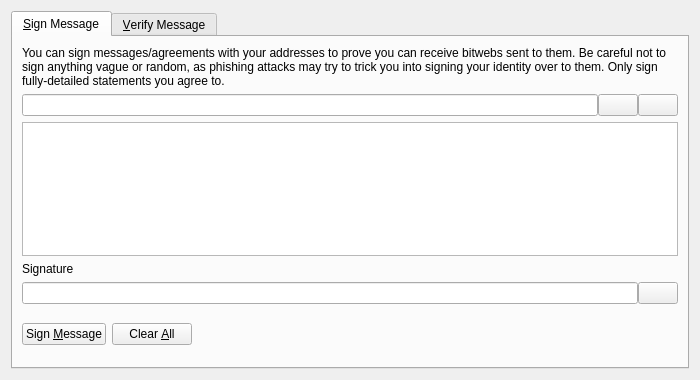
<?xml version="1.0" encoding="UTF-8"?>
<ui version="4.0">
 <class>SignVerifyMessageDialog</class>
 <widget class="QDialog" name="SignVerifyMessageDialog">
  <property name="geometry">
   <rect>
    <x>0</x>
    <y>0</y>
    <width>700</width>
    <height>380</height>
   </rect>
  </property>
  <property name="windowTitle">
   <string>Signatures - Sign / Verify a Message</string>
  </property>
  <property name="modal">
   <bool>true</bool>
  </property>
  <layout class="QVBoxLayout" name="verticalLayout">
   <item>
    <widget class="QTabWidget" name="tabWidget">
     <property name="currentIndex">
      <number>0</number>
     </property>
     <widget class="QWidget" name="tabSignMessage">
      <attribute name="title">
       <string>&amp;Sign Message</string>
      </attribute>
      <layout class="QVBoxLayout" name="verticalLayout_SM">
       <item>
        <widget class="QLabel" name="infoLabel_SM">
         <property name="text">
          <string>You can sign messages/agreements with your addresses to prove you can receive bitwebs sent to them. Be careful not to sign anything vague or random, as phishing attacks may try to trick you into signing your identity over to them. Only sign fully-detailed statements you agree to.</string>
         </property>
         <property name="textFormat">
          <enum>Qt::PlainText</enum>
         </property>
         <property name="wordWrap">
          <bool>true</bool>
         </property>
        </widget>
       </item>
       <item>
        <layout class="QHBoxLayout" name="horizontalLayout_1_SM">
         <property name="spacing">
          <number>0</number>
         </property>
         <item>
          <widget class="QValidatedLineEdit" name="addressIn_SM">
           <property name="toolTip">
            <string>The Bitweb address to sign the message with</string>
           </property>
          </widget>
         </item>
         <item>
          <widget class="QPushButton" name="addressBookButton_SM">
           <property name="toolTip">
            <string>Choose previously used address</string>
           </property>
           <property name="text">
            <string/>
           </property>
           <property name="icon">
            <iconset resource="../bitcoin.qrc">
             <normaloff>:/icons/address-book</normaloff>:/icons/address-book</iconset>
           </property>
           <property name="shortcut">
            <string>Alt+A</string>
           </property>
           <property name="autoDefault">
            <bool>false</bool>
           </property>
          </widget>
         </item>
         <item>
          <widget class="QPushButton" name="pasteButton_SM">
           <property name="toolTip">
            <string>Paste address from clipboard</string>
           </property>
           <property name="text">
            <string/>
           </property>
           <property name="icon">
            <iconset resource="../bitcoin.qrc">
             <normaloff>:/icons/editpaste</normaloff>:/icons/editpaste</iconset>
           </property>
           <property name="shortcut">
            <string>Alt+P</string>
           </property>
           <property name="autoDefault">
            <bool>false</bool>
           </property>
          </widget>
         </item>
        </layout>
       </item>
       <item>
        <widget class="QPlainTextEdit" name="messageIn_SM">
         <property name="toolTip">
          <string>Enter the message you want to sign here</string>
         </property>
        </widget>
       </item>
       <item>
        <widget class="QLabel" name="signatureLabel_SM">
         <property name="text">
          <string>Signature</string>
         </property>
         <property name="textFormat">
          <enum>Qt::PlainText</enum>
         </property>
        </widget>
       </item>
       <item>
        <layout class="QHBoxLayout" name="horizontalLayout_2_SM">
         <property name="spacing">
          <number>0</number>
         </property>
         <item>
          <widget class="QLineEdit" name="signatureOut_SM">
           <property name="font">
            <font>
             <italic>true</italic>
            </font>
           </property>
           <property name="readOnly">
            <bool>true</bool>
           </property>
          </widget>
         </item>
         <item>
          <widget class="QPushButton" name="copySignatureButton_SM">
           <property name="toolTip">
            <string>Copy the current signature to the system clipboard</string>
           </property>
           <property name="text">
            <string/>
           </property>
           <property name="icon">
            <iconset resource="../bitcoin.qrc">
             <normaloff>:/icons/editcopy</normaloff>:/icons/editcopy</iconset>
           </property>
           <property name="autoDefault">
            <bool>false</bool>
           </property>
          </widget>
         </item>
        </layout>
       </item>
       <item>
        <layout class="QHBoxLayout" name="horizontalLayout_3_SM">
         <item>
          <widget class="QPushButton" name="signMessageButton_SM">
           <property name="toolTip">
            <string>Sign the message to prove you own this Bitweb address</string>
           </property>
           <property name="text">
            <string>Sign &amp;Message</string>
           </property>
           <property name="icon">
            <iconset resource="../bitcoin.qrc">
             <normaloff>:/icons/edit</normaloff>:/icons/edit</iconset>
           </property>
           <property name="autoDefault">
            <bool>false</bool>
           </property>
          </widget>
         </item>
         <item>
          <widget class="QPushButton" name="clearButton_SM">
           <property name="toolTip">
            <string>Reset all sign message fields</string>
           </property>
           <property name="text">
            <string>Clear &amp;All</string>
           </property>
           <property name="icon">
            <iconset resource="../bitcoin.qrc">
             <normaloff>:/icons/remove</normaloff>:/icons/remove</iconset>
           </property>
           <property name="autoDefault">
            <bool>false</bool>
           </property>
          </widget>
         </item>
         <item>
          <spacer name="horizontalSpacer_1_SM">
           <property name="orientation">
            <enum>Qt::Horizontal</enum>
           </property>
           <property name="sizeHint" stdset="0">
            <size>
             <width>40</width>
             <height>48</height>
            </size>
           </property>
          </spacer>
         </item>
         <item>
          <widget class="QLabel" name="statusLabel_SM">
           <property name="font">
            <font>
             <weight>75</weight>
             <bold>true</bold>
            </font>
           </property>
           <property name="text">
            <string/>
           </property>
           <property name="wordWrap">
            <bool>true</bool>
           </property>
          </widget>
         </item>
         <item>
          <spacer name="horizontalSpacer_2_SM">
           <property name="orientation">
            <enum>Qt::Horizontal</enum>
           </property>
           <property name="sizeHint" stdset="0">
            <size>
             <width>40</width>
             <height>48</height>
            </size>
           </property>
          </spacer>
         </item>
        </layout>
       </item>
      </layout>
     </widget>
     <widget class="QWidget" name="tabVerifyMessage">
      <attribute name="title">
       <string>&amp;Verify Message</string>
      </attribute>
      <layout class="QVBoxLayout" name="verticalLayout_VM">
       <item>
        <widget class="QLabel" name="infoLabel_VM">
         <property name="text">
          <string>Enter the receiver's address, message (ensure you copy line breaks, spaces, tabs, etc. exactly) and signature below to verify the message. Be careful not to read more into the signature than what is in the signed message itself, to avoid being tricked by a man-in-the-middle attack. Note that this only proves the signing party receives with the address, it cannot prove sendership of any transaction!</string>
         </property>
         <property name="textFormat">
          <enum>Qt::PlainText</enum>
         </property>
         <property name="alignment">
          <set>Qt::AlignLeading|Qt::AlignLeft|Qt::AlignTop</set>
         </property>
         <property name="wordWrap">
          <bool>true</bool>
         </property>
        </widget>
       </item>
       <item>
        <layout class="QHBoxLayout" name="horizontalLayout_1_VM">
         <property name="spacing">
          <number>0</number>
         </property>
         <item>
          <widget class="QValidatedLineEdit" name="addressIn_VM">
           <property name="toolTip">
            <string>The Bitweb address the message was signed with</string>
           </property>
          </widget>
         </item>
         <item>
          <widget class="QPushButton" name="addressBookButton_VM">
           <property name="toolTip">
            <string>Choose previously used address</string>
           </property>
           <property name="text">
            <string/>
           </property>
           <property name="icon">
            <iconset resource="../bitcoin.qrc">
             <normaloff>:/icons/address-book</normaloff>:/icons/address-book</iconset>
           </property>
           <property name="shortcut">
            <string>Alt+A</string>
           </property>
           <property name="autoDefault">
            <bool>false</bool>
           </property>
          </widget>
         </item>
        </layout>
       </item>
       <item>
        <widget class="QPlainTextEdit" name="messageIn_VM"/>
       </item>
       <item>
        <widget class="QValidatedLineEdit" name="signatureIn_VM"/>
       </item>
       <item>
        <layout class="QHBoxLayout" name="horizontalLayout_2_VM">
         <item>
          <widget class="QPushButton" name="verifyMessageButton_VM">
           <property name="toolTip">
            <string>Verify the message to ensure it was signed with the specified Bitweb address</string>
           </property>
           <property name="text">
            <string>Verify &amp;Message</string>
           </property>
           <property name="icon">
            <iconset resource="../bitcoin.qrc">
             <normaloff>:/icons/transaction_0</normaloff>:/icons/transaction_0</iconset>
           </property>
           <property name="autoDefault">
            <bool>false</bool>
           </property>
          </widget>
         </item>
         <item>
          <widget class="QPushButton" name="clearButton_VM">
           <property name="toolTip">
            <string>Reset all verify message fields</string>
           </property>
           <property name="text">
            <string>Clear &amp;All</string>
           </property>
           <property name="icon">
            <iconset resource="../bitcoin.qrc">
             <normaloff>:/icons/remove</normaloff>:/icons/remove</iconset>
           </property>
           <property name="autoDefault">
            <bool>false</bool>
           </property>
          </widget>
         </item>
         <item>
          <spacer name="horizontalSpacer_1_VM">
           <property name="orientation">
            <enum>Qt::Horizontal</enum>
           </property>
           <property name="sizeHint" stdset="0">
            <size>
             <width>40</width>
             <height>48</height>
            </size>
           </property>
          </spacer>
         </item>
         <item>
          <widget class="QLabel" name="statusLabel_VM">
           <property name="font">
            <font>
             <weight>75</weight>
             <bold>true</bold>
            </font>
           </property>
           <property name="text">
            <string/>
           </property>
           <property name="wordWrap">
            <bool>true</bool>
           </property>
          </widget>
         </item>
         <item>
          <spacer name="horizontalSpacer_2_VM">
           <property name="orientation">
            <enum>Qt::Horizontal</enum>
           </property>
           <property name="sizeHint" stdset="0">
            <size>
             <width>40</width>
             <height>48</height>
            </size>
           </property>
          </spacer>
         </item>
        </layout>
       </item>
      </layout>
     </widget>
    </widget>
   </item>
  </layout>
 </widget>
 <customwidgets>
  <customwidget>
   <class>QValidatedLineEdit</class>
   <extends>QLineEdit</extends>
   <header>qt/qvalidatedlineedit.h</header>
  </customwidget>
 </customwidgets>
 <resources>
  <include location="../bitcoin.qrc"/>
 </resources>
 <connections/>
</ui>
